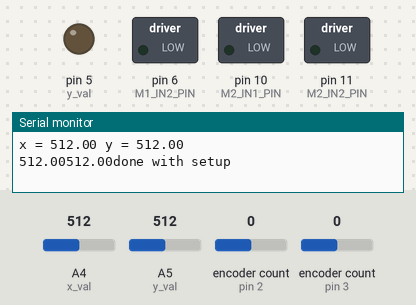
Simulated run of this sketch. Board: Arduino Uno, built with avr-gcc and run on an emulated ATmega328P. Parts: switched loads named in the sketch (green lamp = pin HIGH), output pins drawn as LEDs (lit = HIGH), the last lines printed to the serial monitor. The inputs (shaded band) are chosen by the test bench; at power-on: A5 (y_val) = 512, A4 (x_val) = 512, encoder count (sensors on pin 2, pin 3) 0.

Above: at 4.2 s.
4.3 s: A5 (y_val) set to 604
5.8 s: A5 (y_val) set to 632
At 6.9 s:
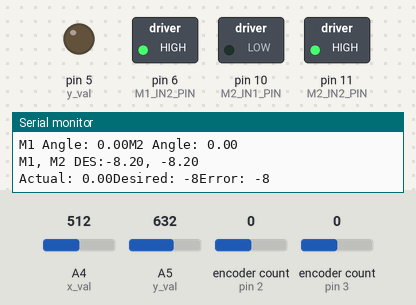
7.4 s: A5 (y_val) set to 306
At 8.7 s:
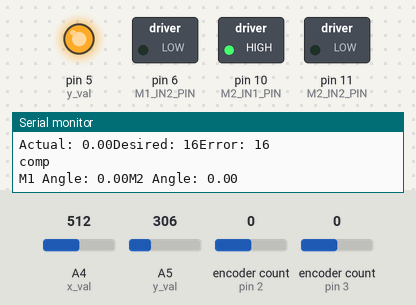
9.1 s: A5 (y_val) set to 393
12.1 s: A5 (y_val) set to 417
At 12.7 s:
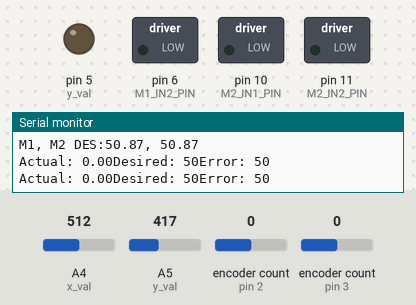
Timing chart, 0 to 14.7 s (numbered marks = the images above; inputs shaded):
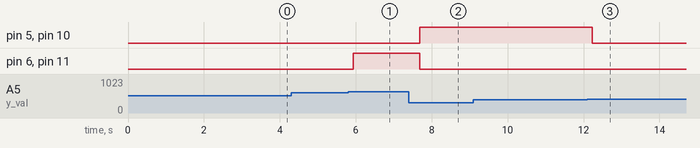

The sketch:

origami_joystick_control_DC_pos.ino
```cpp
#include <Encoder.h>

#define x_val 4
#define y_val 5

#define M1_IN1_PIN 5
#define M1_IN2_PIN 6
#define M1_ENC_A 2
#define M1_ENC_B 8

#define M2_IN1_PIN 10
#define M2_IN2_PIN 11
#define M2_ENC_A 3
#define M2_ENC_B 9

Encoder enc_1(M1_ENC_A, M1_ENC_B);
Encoder enc_2(M2_ENC_A, M2_ENC_B);
// GLOBALS

double x = 512;
double y = 512;

double middle_y = 15;
double middle_x = 15;
double y_upper = middle_y*1.2;
double y_lower = middle_y*.8;
double x_upper = middle_x*1.2;
double x_lower = middle_x*.8;

int j = 0;

double FULL_TILT = 5;  //degrees. Need to find what is a good number for each jump
int PREV_DIR = 0;

int M1_PINS[2] = {M1_IN1_PIN, M1_IN2_PIN};
double M1_DES = 0;

int M2_PINS[2] = {M2_IN1_PIN, M2_IN2_PIN};
double M2_DES = 0;

int K_P = 10;
int K_I = 1;
int PID_TIME = 50;
unsigned long START = 0;
unsigned long LAST_TIME = 0;

volatile int M1_VEL = 0;
double M1_POS = 0;
volatile int M1_POS_LAST = 0;
volatile int M2_VEL = 0;
double M2_POS = 0;
volatile int M2_POS_LAST = 0;

class Motor_DC
{
  private:
      int in1;
      int in2;
      int encA;
      int encB;
      double k_p;
      double k_i;
      double interval;
      int error;
      double integral;
      unsigned long prev_time;
      int speed;
      double output;
      int pwm;
      double pos;
      double last_pos;
      int angle;
      double vel;
      unsigned long vel_time;
      unsigned long last_vel_time;

  public:
      Motor_DC(int pins[2], int k_p, int k_i){
          in1 = pins[0];
          in2 = pins[1];
          this->k_p = k_p;
          this->k_i = k_i;

      }
      void init(){
          pinMode(in1, OUTPUT);
          pinMode(in2, OUTPUT);
          //pinMode(encA, INPUT);
          //pinMode(encB, INPUT);

      }
      void pid(int des){
          interval = millis() - prev_time;
          prev_time = millis();

          error = des - pos;
          integral += error * interval;
          Serial.print("Actual: ");
          Serial.print(pos);
          Serial.print("Desired: ");
          Serial.print(des);
          Serial.print("Error: ");
          Serial.println(error);
          output = k_p*error + k_i*integral;

      }
      void forward(int pwm){
          analogWrite(in1, pwm);
          analogWrite(in2, 0);
          //Serial.println(" forwarded ");
      }
      void reverse(int pwm){
          analogWrite(in1, 0);
          analogWrite(in2, pwm);
          //Serial.println(" reversed ");
      }
      void stop(){
          analogWrite(in1, 0);
          analogWrite(in2, 0);
      }
      void go(){
          integral = 0;
          pwm = abs(output);
          //Serial.print("Output: ");
          //Serial.print(output);
          //Serial.print(" PWM: ");
          //Serial.print(pwm);
          if (output > 0){
              forward(min(pwm,255));
          }
          else if (output < 0){
              reverse(min(pwm,255)); // reverse should compress robot
          }
          else {
              stop();
          }
      }
      void update_pos(double posi){
          pos = posi;

      }
      void clear_integral(){
          integral = 0;
      }
      void print_info(){
          Serial.print("Output: ");
          Serial.print(output);
          Serial.print(" PWM: ");
          Serial.println(pwm);
      }

};

Motor_DC motor_1(M1_PINS, K_P, K_I);
Motor_DC motor_2(M2_PINS, K_P, K_I);

void setup() {

  motor_1.init();
  motor_2.init();
  motor_1.stop();
  motor_2.stop();
  delay(500); // Stop for 1 second

  Serial.begin(9600); // Initialize serial communication
  delay(500);
  read_joystick();
  print_xy();
  delay(500);
  init_joystick();
  Serial.println();
  Serial.print(middle_x);
  Serial.print(middle_y);
  Serial.println("done with setup");
  delay(1500);

}

void loop() {

  read_joystick();
  //print_xy();
  if (y > y_upper){
      Serial.println("decomp");
      check_dir(1);
      decompress();
      //Serial.print("M1 Pos: ");
      //Serial.print(get_m1_angle());
      //Serial.print(" Des pos: ");
      //Serial.println(M1_DES);
      // add way to ensure back to even tension when coming from turn back to compression
      START = millis();
      while (millis() - START < PID_TIME){
        do_pid();
        //motor_1.print_info();

      }

  }
  else if (y < y_lower){
      Serial.println("comp");
      check_dir(0);
      compress();
      //Serial.print("M1 Pos: ");
      //Serial.print(get_m1_angle());
      //Serial.print(" Des pos: ");
      //Serial.println(M1_DES);
      // add way to ensure back to even tension when coming from turn back to decompression
      START = millis();
      while (millis()-START < PID_TIME){
        do_pid();
        //motor_1.print_info();
      }
  }
  else{
      motor_1.stop();
      motor_2.stop();
      delay(PID_TIME);
  }
}

int read_joystick(){
    x = analogRead(x_val);
    y = analogRead(y_val);
}

double get_m1_angle(){
    long pos = enc_1.read();
    double angle = pos*180/(12*297.92);  //degree
    return angle;
}
double get_m2_angle(){
    long pos = enc_2.read();
    double angle = pos*180/(12*297.92);  //degree
    return angle;
}

void compress(){
    //Serial.print("y: ");
    //Serial.print(y);
    double y_norm = (y-middle_y)/middle_y;
    //Serial.print(" y_norm: ");
    //Serial.print(y_norm);

    double x_norm = (x-middle_x)/middle_x;
    double max_speed = abs(y_norm) * FULL_TILT;
    //double max_speed = 1;
    if (x_norm > 0.3){
        M1_DES += max_speed;
        M2_DES += (1-x_norm) * FULL_TILT;
    }
    else if (x_norm < -0.3){
        M1_DES += (1 - abs(x_norm)) * FULL_TILT;
        M2_DES += max_speed;
    }
    else{
        M1_DES += max_speed;
        M2_DES += max_speed;
    }

    //Serial.print(" compress: ");
    //Serial.println(max_speed);
}

void decompress(){
    double y_norm = (y-middle_y)/middle_y;
    double x_norm = (x-middle_x)/middle_x;
    double max_speed = -abs(y_norm) * FULL_TILT;
    //double max_speed = -1;
    if (x_norm > 0.3){
        M1_DES += max_speed;
        double added = -abs(y_norm)*x_norm * FULL_TILT;
        Serial.print("Added: ");
        Serial.println(added);
        M2_DES += (1-x_norm) * max_speed;
    }
    else if (x_norm < -0.3){
        double added = -abs(y_norm)*x_norm * FULL_TILT;
        Serial.print("Added: ");
        Serial.println(added);
        M1_DES += (1-abs(x_norm)) * max_speed;
        M2_DES += max_speed;
    }
    else{
        M1_DES += max_speed;
        M2_DES += max_speed;
    }
    //Serial.print("y: ");
    //Serial.print(y);
    //Serial.print(" y_norm: ");
    //Serial.print(y_norm);
    Serial.print(" decompress: ");
    Serial.println(max_speed);

}
void print_xy(){
  Serial.print("x = ");
  Serial.print(x);
  Serial.print(" y = ");
  Serial.print(y);
  Serial.println();
}
void do_pid(){
  M1_POS = get_m1_angle();
  M2_POS = get_m2_angle();
  Serial.print("M1 Angle: ");
  Serial.print(M1_POS);
  Serial.print("M2 Angle: ");
  Serial.println(M2_POS);
  motor_1.update_pos(M1_POS);
  motor_2.update_pos(M2_POS);
  Serial.print("M1, M2 DES:");
  Serial.print(M1_DES);
  Serial.print(", ");
  Serial.println(M2_DES);
  motor_1.pid(M1_DES);
  motor_2.pid(M2_DES);
  motor_1.go();
  motor_2.go();
  delay(5);
}
void check_dir(int dir){

  if (dir != PREV_DIR){
    Serial.print(dir);
    Serial.println(", in check dir");
    motor_1.clear_integral();
    motor_2.clear_integral();
    get_m1_angle();
    get_m2_angle();
    if (dir == 1){
      M1_DES = -1*abs(M1_POS);
      M2_DES = -1*abs(M1_POS);
    }
    else {
      M1_DES = 1*abs(M1_POS);
      M2_DES = 1*abs(M1_POS);
    }
    //M1_DES = M1_POS;
    //M2_DES = M2_POS;
    //Serial.print("M1_POS");
    //Serial.print(M1_POS);
    Serial.print("M1_DES");
    Serial.println(M1_DES);

    PREV_DIR = dir;
  }
}
void init_joystick(){
  middle_x = x;
  middle_y = y;
  y_upper = middle_y*1.2;
  y_lower = middle_y*.8;
  x_upper = middle_x*1.2;
  x_lower = middle_x*.8;
}
```

Measured:
- the behaviour switches between 614 and 615 on A5 (y_val) (found by bisection; images 0 and 1)
- the behaviour switches between 409 and 410 on A5 (y_val) (found by bisection; images 2 and 3)
- after the input at 4.3 s, every drawn part: stays the same
- after the input at 5.8 s, pin 6 (M1_IN2_PIN), pin 11 (M2_IN2_PIN): LOW → HIGH after 0.14 s
- after the input at 7.4 s, pin 5 (y_val), pin 10 (M2_IN1_PIN): LOW → HIGH after 0.29 s; pin 6 (M1_IN2_PIN), pin 11 (M2_IN2_PIN): HIGH → LOW after 0.29 s
- after the input at 12.1 s, pin 5 (y_val), pin 10 (M2_IN1_PIN): HIGH → LOW after 0.13 s
